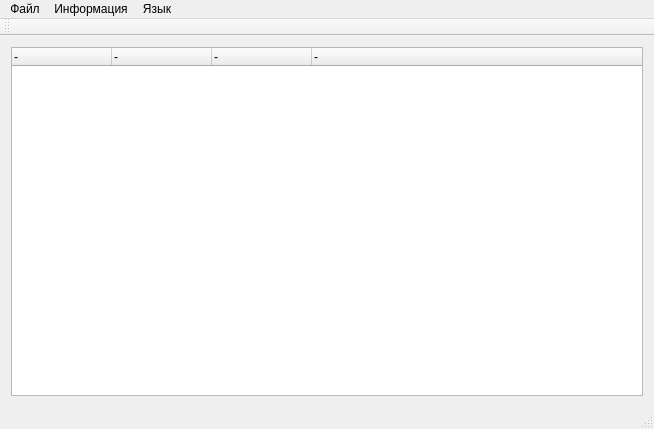
<?xml version="1.0" encoding="UTF-8"?>
<ui version="4.0">
 <class>ResEditor</class>
 <widget class="QMainWindow" name="ResEditor">
  <property name="geometry">
   <rect>
    <x>0</x>
    <y>0</y>
    <width>654</width>
    <height>429</height>
   </rect>
  </property>
  <property name="windowTitle">
   <string>Редактор ресурсов</string>
  </property>
  <widget class="QWidget" name="centralWidget">
   <layout class="QGridLayout" name="gridLayout">
    <item row="0" column="0">
     <widget class="QTreeWidget" name="treeWidget">
      <property name="headerHidden">
       <bool>false</bool>
      </property>
      <column>
       <property name="text">
        <string notr="true">-</string>
       </property>
      </column>
      <column>
       <property name="text">
        <string notr="true">-</string>
       </property>
      </column>
      <column>
       <property name="text">
        <string notr="true">-</string>
       </property>
      </column>
      <column>
       <property name="text">
        <string notr="true">-</string>
       </property>
      </column>
     </widget>
    </item>
   </layout>
  </widget>
  <widget class="QMenuBar" name="menuBar">
   <property name="geometry">
    <rect>
     <x>0</x>
     <y>0</y>
     <width>654</width>
     <height>21</height>
    </rect>
   </property>
   <widget class="QMenu" name="menuFile">
    <property name="title">
     <string>Файл</string>
    </property>
    <addaction name="actionOpen"/>
    <addaction name="actionSave"/>
    <addaction name="actionSaveAs"/>
    <addaction name="actionExit"/>
   </widget>
   <widget class="QMenu" name="menuInfo">
    <property name="title">
     <string>Информация</string>
    </property>
    <addaction name="actionAbout"/>
    <addaction name="action_Qt"/>
    <addaction name="actionUpdate_history"/>
   </widget>
   <widget class="QMenu" name="menuLang">
    <property name="title">
     <string>Язык</string>
    </property>
   </widget>
   <addaction name="menuFile"/>
   <addaction name="menuInfo"/>
   <addaction name="menuLang"/>
  </widget>
  <widget class="QToolBar" name="mainToolBar">
   <attribute name="toolBarArea">
    <enum>TopToolBarArea</enum>
   </attribute>
   <attribute name="toolBarBreak">
    <bool>false</bool>
   </attribute>
  </widget>
  <widget class="QStatusBar" name="statusBar"/>
  <action name="actionOpen">
   <property name="text">
    <string>Открыть</string>
   </property>
  </action>
  <action name="actionSave">
   <property name="text">
    <string>Сохранить</string>
   </property>
  </action>
  <action name="actionExit">
   <property name="text">
    <string>Выход</string>
   </property>
  </action>
  <action name="actionAbout">
   <property name="text">
    <string>О программе</string>
   </property>
  </action>
  <action name="actionUpdate_history">
   <property name="text">
    <string>История изменений</string>
   </property>
  </action>
  <action name="actionSaveAs">
   <property name="text">
    <string>Сохранить как ...</string>
   </property>
  </action>
  <action name="action_Qt">
   <property name="text">
    <string>Про Qt</string>
   </property>
  </action>
 </widget>
 <layoutdefault spacing="6" margin="11"/>
 <resources/>
 <connections/>
</ui>
